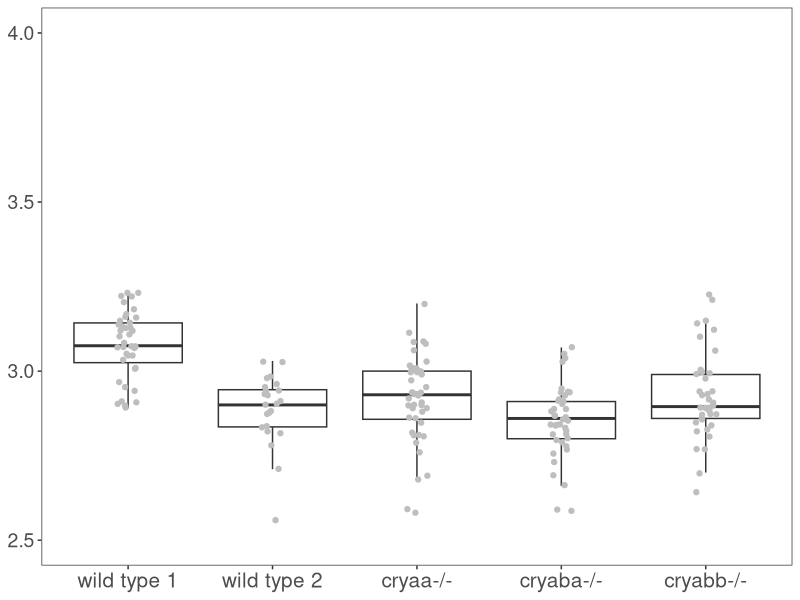
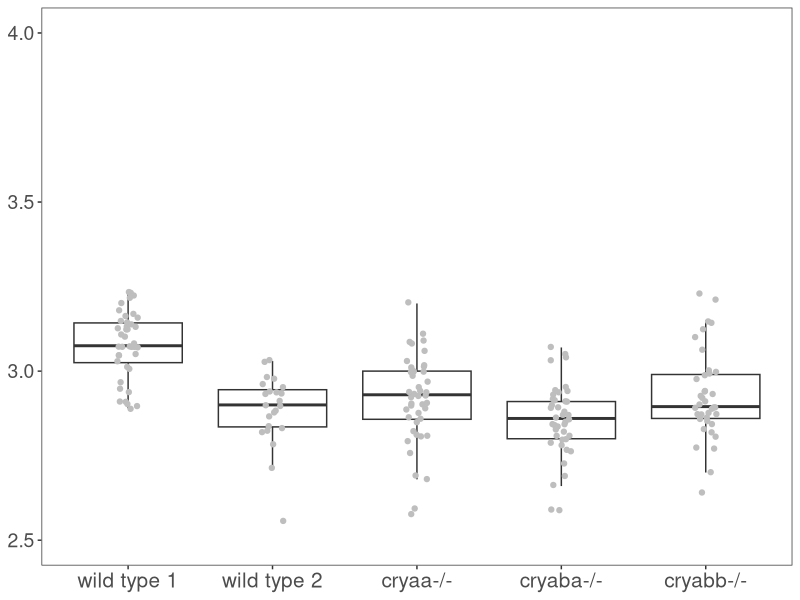

Write the R code that produced these figures, in order. (Note: this script raises an error after producing the figures.)
#Figure 5 box plots for body length and lens size analysis

#install libraries
library(dplyr)
library(ggplot2)
library(ggfortify)

#import data
library(readxl)
Lens_size <- read_excel("Fig 5 lens diameter and body size data.xlsx")

#Change the age between 3 and 4 to produce plots for each age
#There are three blocks of script below for body length, lens diameter and ratio of the two

#This block makes plots of body length 
Lens_size <- Lens_size %>% filter(age == 3)
size_plot<-ggplot(Lens_size, aes(x=gene, y=body)) +
  geom_boxplot(outlier.shape=NA)+
  geom_jitter(width=0.075, color="grey")+
  labs(x=NULL, y=NULL)+
  ylim(2.5, 4)+
  theme_bw()+
  theme(axis.title.x = element_text(face="bold", size=16),
        axis.text.x = element_text(size=15),
        axis.text.y = element_text(size=14),
        axis.title.y = element_text(face="bold", size=15),
        panel.grid.major.x = element_blank(),
        panel.grid.minor.x = element_blank(),
        panel.grid.major.y = element_blank(),
        panel.grid.minor.y = element_blank())+
    scale_x_discrete(limits=c("Wildtype_1", "Wildtype_2", "cryaa", "cryaba", "cryabb"), 
                   breaks=c("Wildtype_1", "Wildtype_2", "cryaa", "cryaba", "cryabb"),
                   labels=c("wild type 1", "wild type 2", "cryaa-/-", "cryaba-/-", "cryabb-/-"))
size_plot

size_plot+ggsave("3dpf body.tiff", width = 6, height = 3.5, units = "in", dpi = 300)

#Run Statistics with Tukey Honest Significant Difference (HSD) post test adjusted p-values for body length
Stat_test <- lm(body ~ gene,
                data = Lens_size)
autoplot(Stat_test, smooth.colour = NA)
anova(Stat_test)
summary(Stat_test)

TukeyHSD(aov(body ~ gene,data = Lens_size))

#This block plots and analyzes lens diameter
size_plot<-ggplot(Lens_size, aes(x=gene, y=lens)) +
  geom_boxplot(outlier.shape=NA)+
  geom_jitter(width=0.075, color="grey")+
  labs(x=NULL, y=NULL)+
  ylim(80, 140)+
  theme_bw()+
  theme(axis.title.x = element_text(face="bold", size=16),
        axis.text.x = element_text(size=15),
        axis.text.y = element_text(size=14),
        axis.title.y = element_text(face="bold", size=15),
        panel.grid.major.x = element_blank(),
        panel.grid.minor.x = element_blank(),
        panel.grid.major.y = element_blank(),
        panel.grid.minor.y = element_blank())+
  scale_x_discrete(limits=c("Wildtype_1", "Wildtype_2", "cryaa", "cryaba", "cryabb"), 
                   breaks=c("Wildtype_1", "Wildtype_2", "cryaa", "cryaba", "cryabb"),
                   labels=c("wild type 1", "wild type 2", "cryaa-/-", "cryaba-/-", "cryabb-/-"))
size_plot

size_plot+ggsave("3dpf lens.jpg", width = 6, height = 3.5, units = "in", dpi = 300)

#Run Statistics with Tukey Honest Significant Difference (HSD) post test adjusted p-values
Stat_test <- lm(lens ~ gene,
                data = Lens_size)
autoplot(Stat_test, smooth.colour = NA)
anova(Stat_test)
summary(Stat_test)

TukeyHSD(aov(lens ~ gene,data = Lens_size))

#This block plots and analyzes the ration of body length to lens diameter
size_plot<-ggplot(Lens_size, aes(x=gene, y=ratio)) +
  geom_boxplot(outlier.shape=NA)+
  geom_jitter(width=0.075, color="grey")+
  labs(x=NULL, y=NULL)+
  ylim(30, 50)+
  theme_bw()+
  theme(axis.title.x = element_text(face="bold", size=16),
        axis.text.x = element_text(size=15),
        axis.text.y = element_text(size=14),
        axis.title.y = element_text(face="bold", size=15),
        panel.grid.major.x = element_blank(),
        panel.grid.minor.x = element_blank(),
        panel.grid.major.y = element_blank(),
        panel.grid.minor.y = element_blank())+
  scale_x_discrete(limits=c("Wildtype_1", "Wildtype_2", "cryaa", "cryaba", "cryabb"), 
                   breaks=c("Wildtype_1", "Wildtype_2", "cryaa", "cryaba", "cryabb"),
                   labels=c("wild type 1", "wild type 2", "cryaa-/-", "cryaba-/-", "cryabb-/-"))
size_plot

size_plot+ggsave("3dpf ratio.tiff", width = 6, height = 3.5, units = "in", dpi = 300)

#Run Statistics with Tukey Honest Significant Difference (HSD) post test adjusted p-values
Stat_test <- lm(ratio ~ gene,
                data = Lens_size)
autoplot(Stat_test, smooth.colour = NA)
anova(Stat_test)
summary(Stat_test)

TukeyHSD(aov(body ~ gene,data = Lens_size))
